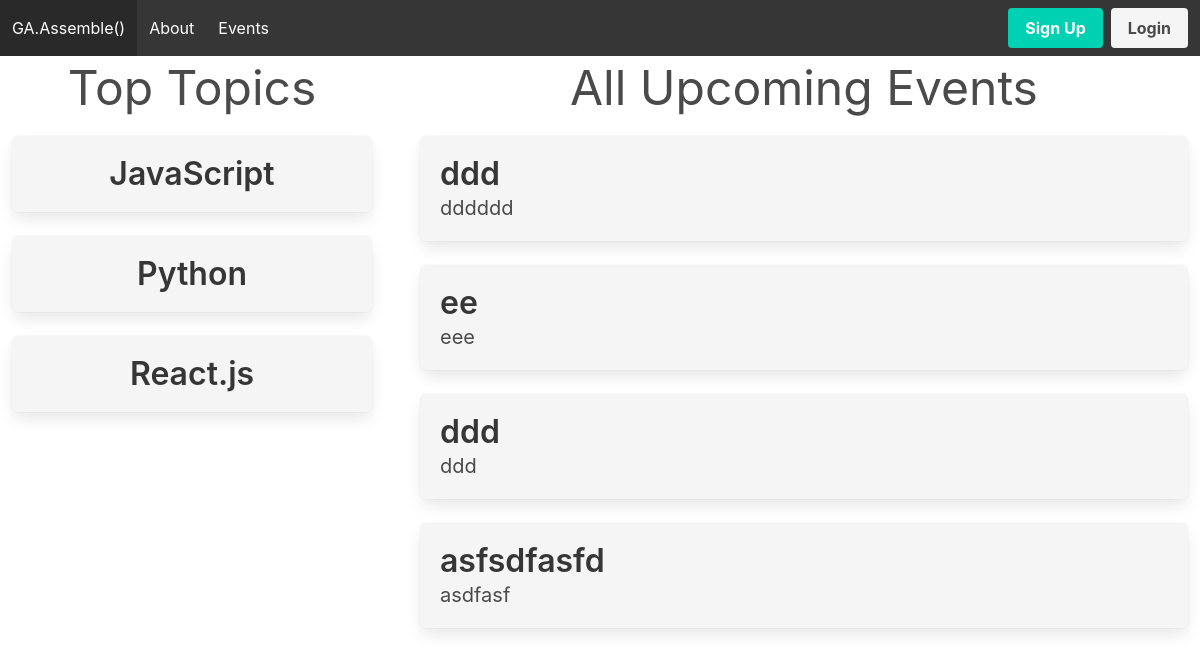
Page /main on the earlier database version.
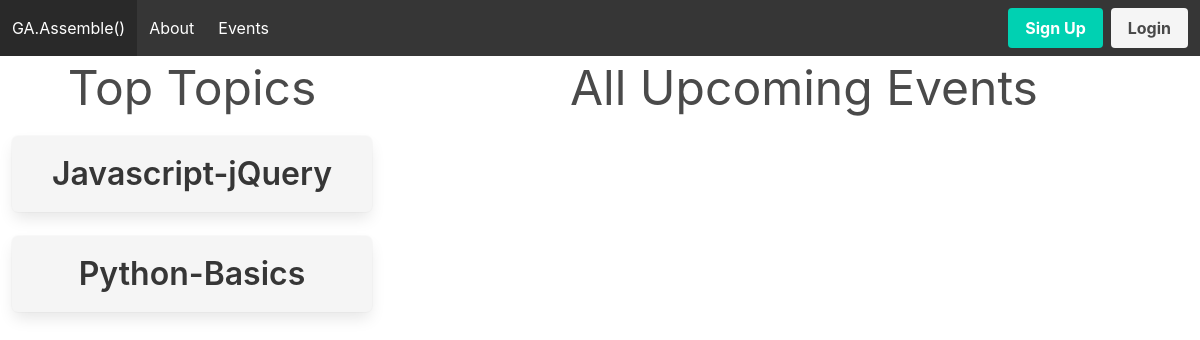
Same page on the later database version.
### models.py (models this page shows, shortened)
class Topic(Model):
    name = CharField(50, unique=True)
    class Meta:
        database = DATABASE

class Event(Model):
    title = CharField(100)
    event_time = DateTimeField()
    location = CharField(200)
    details = TextField(500)
    topic = ForeignKeyField(model=Topic,backref="event")
    class Meta:
        database = DATABASE

### app.py (the view)
@app.route('/main')
@app.route('/main/<topicid>', methods=['GET'])
def main(topicid=None):
    print(topicid)
    if topicid != None:
        events = models.Event.select().where(models.Event.topic_id == topicid)
    else:
        events = models.Event.select()
    topics = models.Topic.select()
    return render_template('main.html', topics=topics, events=events)

### app.py (called while the page is built)
@app.before_request
def before_request():
    g.db = models.DATABASE
    g.db.connect()
    g.user = current_user

@app.after_request
def after_request(response):
    g.db.close()
    return response

### templates/main.html (shortened to what this page needs)
<!DOCTYPE html>
<html lang="en">
<head>
    <link rel='stylesheet' href='https://cdnjs.cloudflare.com/ajax/libs/bulma/0.7.4/css/bulma.css'/>
    <link rel='stylesheet' href="{{url_for('static',filename='style.css')}}"/>
</head>
<body class='has-navbar-fixed-top'>
    {% include 'nav.html' %}
    {% from 'macros.html' import render_topic, render_event %}
    <div class='columns'>
        <div class='column is-one-third'>
            <h1 class='has-text-centered is-size-1'>Top Topics</h1>
            <div class='tile is-parent is-vertical'>
                {% for topic in topics %}
                {{ render_topic(topic) }}
                {% endfor %}
            </div>
        </div>
        <div class='column is-two-thirds'>
            <h1 class='event-header has-text-centered is-size-1'>All Upcoming Events {{selected_topic}}</h1>
            <div class='event-list tile is-parent is-vertical'>
                {% for event in events %}
                {{ render_event(event) }}
                {% endfor %}
            </div>
        </div>
    </div>
</body>
</html>

### templates/nav.html (shortened to what this page needs)
<nav class='navbar is-fixed-top is-dark' role='navigation' aria-label='main navigation'>
    <div class='navbar-brand'>
        <a class='navbar-item' href="{{url_for('main')}}">
            GA.Assemble()
        </a>
    </div>
    <div class='navbar-menu'>
        <div class='navbar-start'>
            <a class='navbar-item' href="{{url_for('index')}}">About</a>
            <a class='navbar-item' href="{{url_for('main')}}">Events</a>
        </div>
        <div class="navbar-end">
            <div class="navbar-item">
                <div class="buttons">
                    {% if current_user.is_authenticated %}
                    <a class='button is-light' href="{{url_for('logout')}}" title="logout"><strong>Logout</strong></a>
                    {% else %}
                    <a class='button is-primary' href="{{url_for('signup')}}" title="register"><strong>Sign Up</strong></a>
                    <a class='button is-light' href="{{url_for('login')}}" title="login"><strong>Login</strong></a>
                    {% endif %}
                </div>
            </div>
        </div>
    </div>
</nav>

### templates/macros.html (shortened to what this page needs)
{% macro render_topic(topic) %}
    <div data-id={{topic.id}} data-name={{topic.name}} class='topic tile box is-child has-background-light'>
        <a href="{{url_for('main', topicid=topic.id)}}">
            <p class='title has-text-centered'>{{topic.name}}</p>
        </a>
    </div>
{% endmacro %}
{% macro render_event(event) %}
    <div data-id={{event.id}} class='event tile box is-child has-background-light'>
        <a role='button'>
            <p class='title'>{{event.title}}</p>
            <p class='subtitle'>{{event.details}}</p>
        </a>
    </div>
{% endmacro %}

Differences in the rows shown:
removed Topic: name "React.js"
removed Event: title "ddd", details "dddddd"
removed Event: title "ee", details "eee"
removed Event: title "ddd", details "ddd"
removed Event: title "asfsdfasfd", details "asdfasf"
changed Topic: name "JavaScript" → "Javascript-jQuery"
changed Topic: name "Python" → "Python-Basics"
